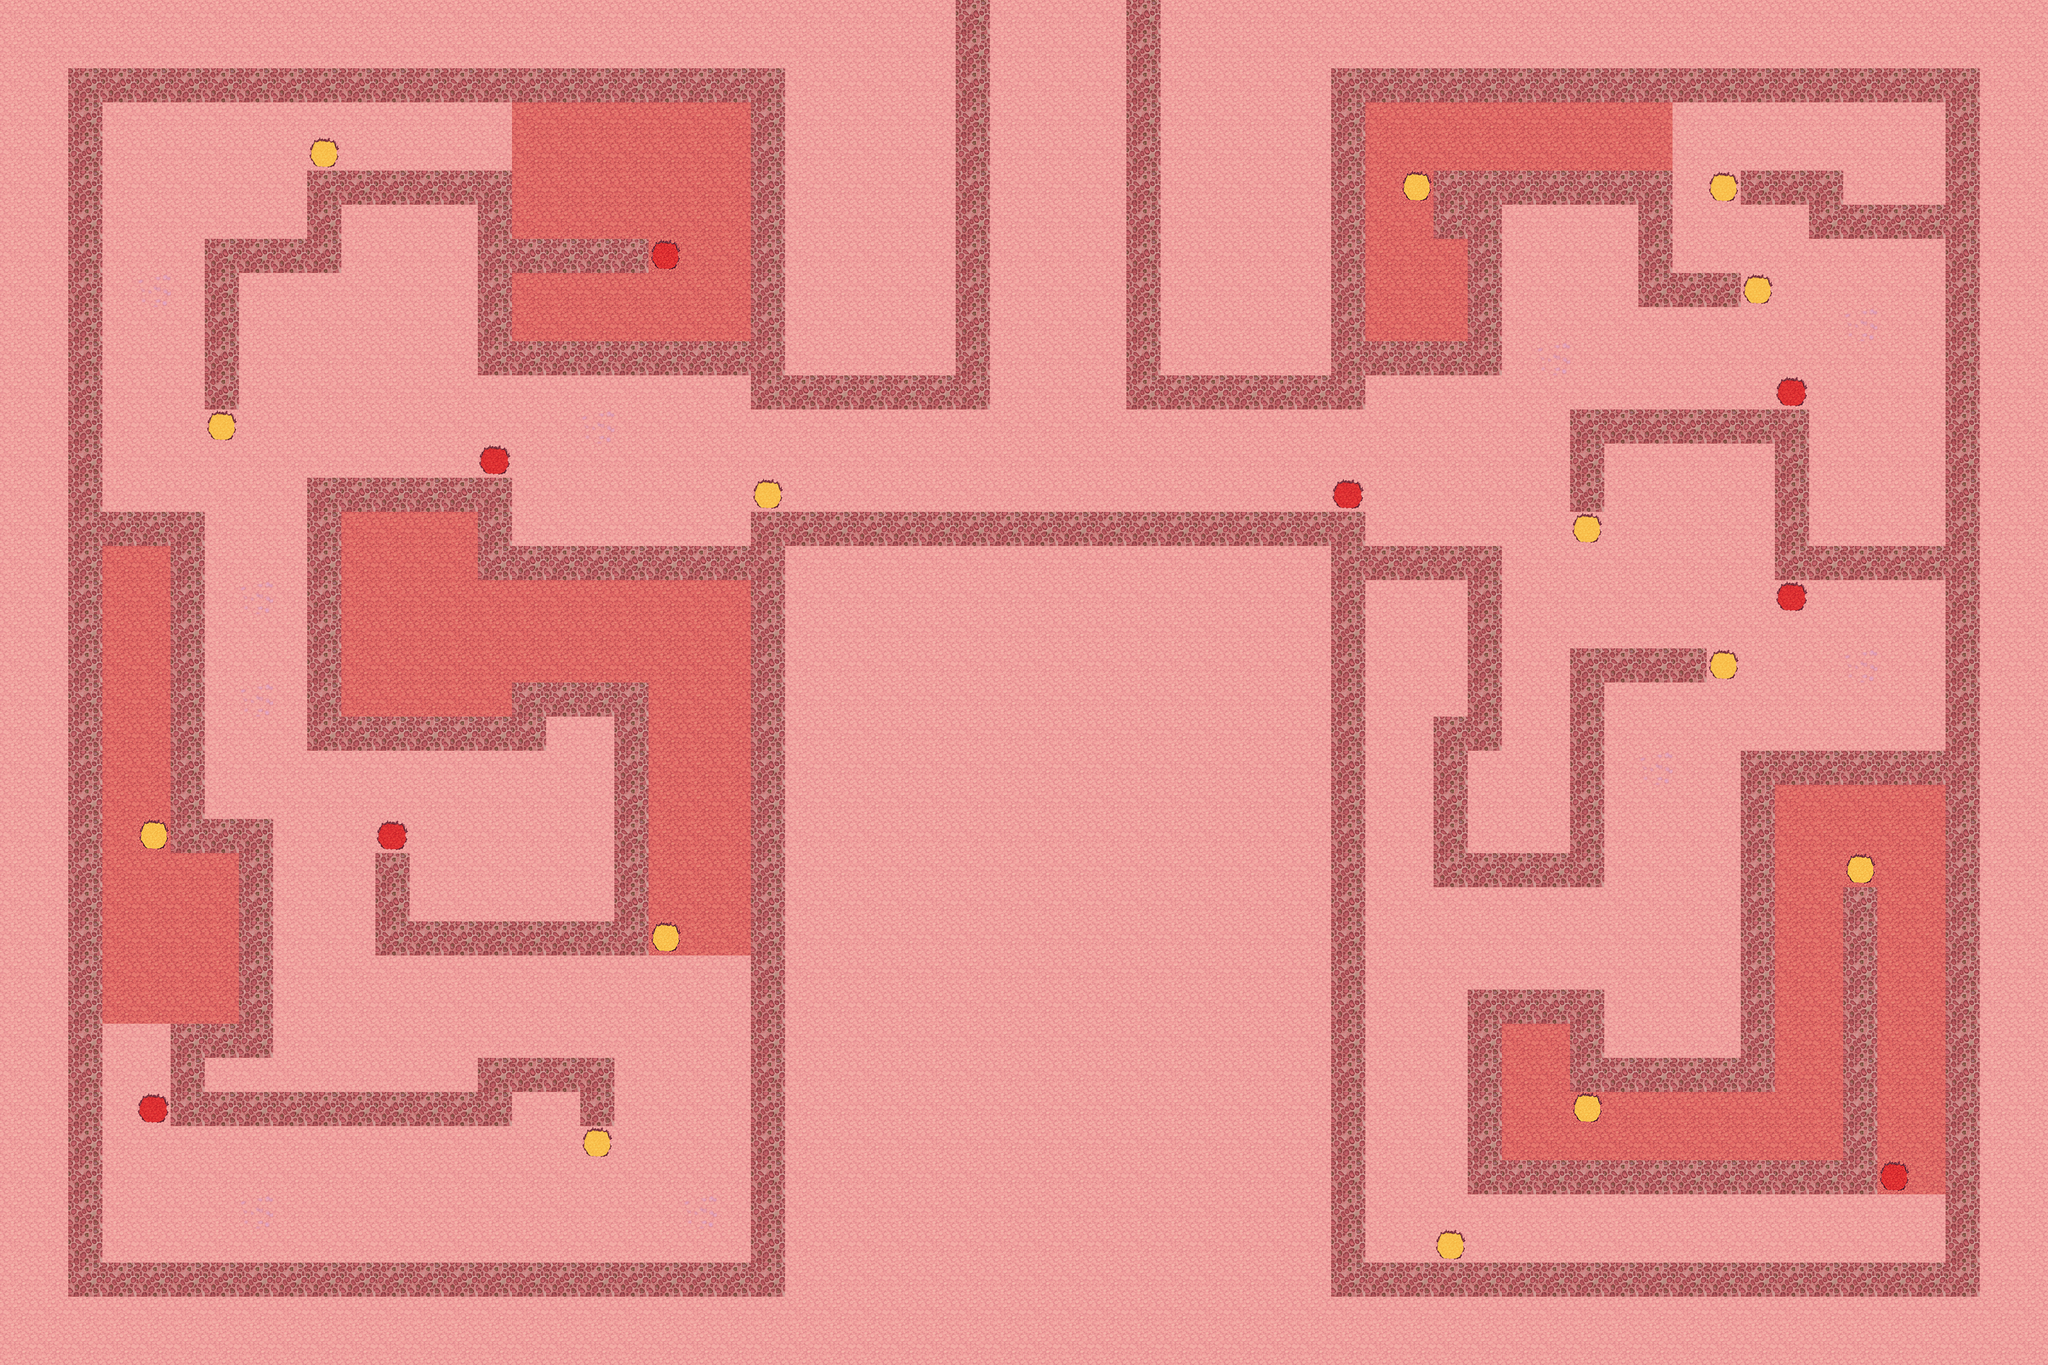

A level layout from a 2D game, rendered from its tile map. Below: a short description, then the map file with tile-grid data replaced by summaries:
An orthogonal 60x40 tile map with 64x64 px tiles, 4 tile layers (background, interior wall, interior floor, harm), 2 tilesets and 128 objects (67x wall, 22x hole, 17x deceleration, 11x virus_shoot, 3x holdback, ...).

<map version="1.4" tiledversion="2020.11.25" orientation="orthogonal" renderorder="right-down" width="60" height="40" tilewidth="64" tileheight="64" infinite="0" nextlayerid="21" nextobjectid="261">
 <tileset firstgid="1" source="spritessheet.tsx" />
 <tileset firstgid="17" name="sprite" tilewidth="64" tileheight="64" tilecount="12" columns="4">
  <image source="sprite.png" trans="000000" width="256" height="255" />
 </tileset>
 <layer id="1" name="background" width="60" height="40">
  <data>[2400 cells, 2400 non-empty, 3 distinct tile ids]</data>
 </layer>
 <layer id="3" name="interior wall" width="60" height="40">
  <data>[2400 cells, 240 non-empty, 1 distinct tile ids]</data>
 </layer>
 <layer id="4" name="interior floor" width="60" height="40">
  <data>[2400 cells, 256 non-empty, 1 distinct tile ids]</data>
 </layer>
 <layer id="5" name="harm" width="60" height="40">
  <data>[2400 cells, 24 non-empty, 5 distinct tile ids]</data>
 </layer>
 <objectgroup id="11" name="Object Wall">
  <object id="112" name="wall" x="1792" y="0" width="64" height="768" />
  <object id="113" name="wall" x="2112" y="0" width="64" height="768" />
  <object id="114" name="wall" x="2176" y="704" width="384" height="64" />
  <object id="115" name="wall" x="1408" y="704" width="384" height="64" />
  <object id="116" name="wall" x="1408" y="128" width="64" height="576" />
  <object id="117" name="wall" x="128" y="128" width="1280" height="64" />
  <object id="118" name="wall" x="128" y="192" width="64" height="2240" />
  <object id="119" name="wall" x="896" y="640" width="512" height="64" />
  <object id="120" name="wall" x="896" y="320" width="64" height="320" />
  <object id="121" name="wall" x="960" y="448" width="256" height="64" />
  <object id="122" name="wall" x="576" y="320" width="320" height="64" />
  <object id="123" name="wall" x="576" y="384" width="64" height="128" />
  <object id="124" name="wall" x="384" y="448" width="192" height="64" />
  <object id="125" name="wall" x="384" y="512" width="64" height="256" />
  <object id="126" name="wall" x="192" y="960" width="192" height="64" />
  <object id="127" name="wall" x="576" y="896" width="384" height="64" />
  <object id="128" name="wall" x="896" y="960" width="64" height="128" />
  <object id="129" name="wall" x="576" y="960" width="64" height="448" />
  <object id="130" name="wall" x="320" y="1024" width="64" height="576" />
  <object id="131" name="wall" x="384" y="1536" width="128" height="64" />
  <object id="132" name="wall" x="448" y="1600" width="64" height="384" />
  <object id="133" name="wall" x="320" y="1920" width="128" height="64" />
  <object id="134" name="wall" x="320" y="1984" width="64" height="128" />
  <object id="135" name="wall" x="384" y="2048" width="576" height="64" />
  <object id="136" name="wall" x="896" y="1984" width="192" height="64" />
  <object id="137" name="wall" x="1088" y="1984" width="64" height="128" />
  <object id="138" name="wall" x="192" y="2368" width="1280" height="64" />
  <object id="139" name="wall" x="1408" y="960" width="64" height="1408" />
  <object id="140" name="wall" x="704" y="1600" width="64" height="192" />
  <object id="141" name="wall" x="768" y="1728" width="448" height="64" />
  <object id="142" name="wall" x="1152" y="1280" width="64" height="448" />
  <object id="143" name="wall" x="960" y="1280" width="192" height="64" />
  <object id="144" name="wall" x="640" y="1344" width="384" height="64" />
  <object id="145" name="wall" x="960" y="1024" width="448" height="64" />
  <object id="147" name="wall" x="1472" y="960" width="1088" height="64" />
  <object id="148" name="wall" x="2496" y="1024" width="64" height="1408" />
  <object id="149" name="wall" x="1856" y="-32" width="256" height="32" />
  <object id="150" name="wall" x="2496" y="128" width="64" height="576" />
  <object id="151" name="wall" x="2560" y="128" width="1152" height="64" />
  <object id="153" name="wall" x="2560" y="640" width="256" height="64" />
  <object id="154" name="wall" x="2688" y="320" width="128" height="128" />
  <object id="157" name="wall" x="2752" y="448" width="64" height="192" />
  <object id="159" name="wall" x="2816" y="320" width="320" height="64" />
  <object id="160" name="wall" x="3072" y="384" width="64" height="192" />
  <object id="162" name="wall" x="3136" y="512" width="128" height="64" />
  <object id="163" name="wall" x="3264" y="320" width="192" height="64" />
  <object id="164" name="wall" x="3392" y="384" width="256" height="64" />
  <object id="165" name="wall" x="3648" y="192" width="64" height="2240" />
  <object id="166" name="wall" x="2560" y="2368" width="1088" height="64" />
  <object id="167" name="wall" x="2560" y="1024" width="256" height="64" />
  <object id="168" name="wall" x="2752" y="1088" width="64" height="320" />
  <object id="169" name="wall" x="2688" y="1344" width="64" height="320" />
  <object id="170" name="wall" x="2752" y="1600" width="256" height="64" />
  <object id="171" name="wall" x="2944" y="1216" width="64" height="384" />
  <object id="172" name="wall" x="3008" y="1216" width="192" height="64" />
  <object id="173" name="wall" x="2944" y="768" width="64" height="192" />
  <object id="174" name="wall" x="3008" y="768" width="384" height="64" />
  <object id="175" name="wall" x="3328" y="832" width="64" height="256" />
  <object id="176" name="wall" x="3392" y="1024" width="256" height="64" />
  <object id="177" name="wall" x="3264" y="1408" width="64" height="640" />
  <object id="178" name="wall" x="3328" y="1408" width="320" height="64" />
  <object id="180" name="wall" x="2752" y="1856" width="256" height="64" />
  <object id="181" name="wall" x="2752" y="1920" width="64" height="320" />
  <object id="183" name="wall" x="2944" y="1920" width="64" height="128" />
  <object id="184" name="wall" x="3008" y="1984" width="256" height="64" />
  <object id="185" name="wall" x="2816" y="2176" width="704" height="64" />
  <object id="186" name="wall" x="3456" y="1664" width="64" height="512" />
 </objectgroup>
 <objectgroup id="13" name="Object Hole">
  <object id="187" name="hole" x="592" y="272" width="32" height="32" />
  <object id="190" name="hole" x="1232" y="464" width="32" height="32" />
  <object id="191" name="hole" x="400" y="784" width="32" height="32" />
  <object id="192" name="hole" x="912" y="848" width="32" height="32" />
  <object id="195" name="hole" x="1424" y="912" width="32" height="32" />
  <object id="196" name="hole" x="272" y="1552" width="32" height="32" />
  <object id="197" name="hole" x="720" y="1552" width="32" height="32" />
  <object id="198" name="hole" x="1232" y="1744" width="32" height="32" />
  <object id="200" name="hole" x="272" y="2064" width="32" height="32" />
  <object id="201" name="hole" x="1104" y="2128" width="32" height="32" />
  <object id="202" name="hole" x="2512" y="912" width="32" height="32" />
  <object id="203" name="hole" x="2640" y="336" width="32" height="32" />
  <object id="204" name="hole" x="3216" y="336" width="32" height="32" />
  <object id="205" name="hole" x="3280" y="528" width="32" height="32" />
  <object id="206" name="hole" x="2960" y="976" width="32" height="32" />
  <object id="207" name="hole" x="3344" y="720" width="32" height="32" />
  <object id="208" name="hole" x="3344" y="1104" width="32" height="32" />
  <object id="209" name="hole" x="3216" y="1232" width="32" height="32" />
  </objectgroup>
 <objectgroup id="18" name="Object Deceleration">
  <!-- 39 objects omitted --></objectgroup>
 <objectgroup id="8" name="Object Player">
  <!-- 22 objects omitted --></objectgroup>
 <objectgroup id="10" name="Object Virus">
  <!-- 21 objects omitted --></objectgroup>
 <objectgroup id="19" name="Object Holdback">
  <!-- 6 objects omitted --></objectgroup>
 <objectgroup id="20" name="Object Item">
  <!-- 3 objects omitted --></objectgroup>
</map>
<!-- 43 of 128 objects omitted -->